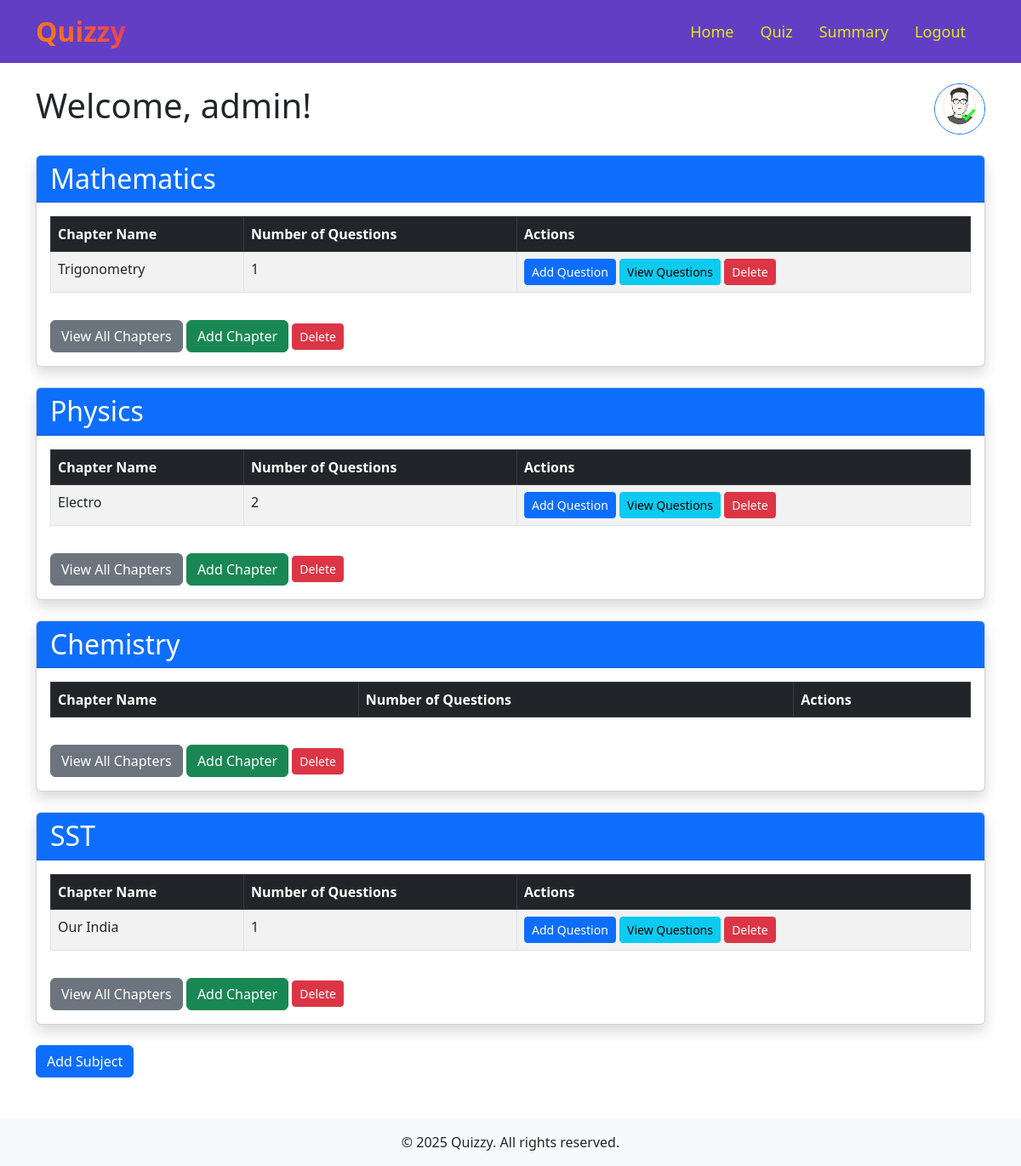
Page /admin/dashboard (signed in) on the committed database.
### models.py (models this page shows)
class Subject(db.Model):
    id = db.Column(db.Integer, primary_key=True)
    sub_name = db.Column(db.String(100), nullable=False, unique=True)
    chapters = db.relationship('Chapter', backref='subject', lazy=True, cascade="all, delete-orphan")

class Chapter(db.Model):
    id = db.Column(db.Integer, primary_key=True)
    name = db.Column(db.String(100), nullable=False)
    subject_id = db.Column(db.Integer, db.ForeignKey('subject.id'), nullable=False)
    questions = db.relationship('Question', backref='chapter', lazy=True, cascade="all, delete-orphan")

### routes.py (the view)
@app.route('/admin/dashboard')
@admin_required
def admin_dashboard():
    user_name = session.get('user_name', 'User')
    subjects = Subject.query.all()
    return render_template('admin_side/admin_dashboard.html', user_name=user_name, subjects=subjects)

### routes.py (called while the page is built)
def admin_required(func):
    @wraps(func)
    def inner(*args, **kwargs):
        if 'user_id' not in session:
            flash('Please login to continue', 'danger')
            return redirect(url_for('login'))
        user = User.query.get(session['user_id'])
        if not user:
            flash('User not found, please login again', 'danger')
            return redirect(url_for('login'))
        if not user.is_admin:  # Block normal user access
            flash('You are not authorized to access this page', 'danger')
            return redirect(url_for('home'))  # Redirect user to home
        return func(*args, **kwargs)
    return inner

### templates/admin_side/admin_dashboard.html (shortened to what this page needs)
<!DOCTYPE html>
<html lang="en">
<head>
    {% block head %}
    <link rel="stylesheet" href="{{ url_for('static', filename='css/flash.css') }}">
    <link rel="stylesheet" href="https://cdn.jsdelivr.net/npm/bootstrap@5.3.3/dist/css/bootstrap.min.css">
    {% endblock %}
</head>
<body>
    {% include 'admin_side/nav1.html' %}
{% block content %}
<div class="container mt-4">
    <div class="d-flex justify-content-between align-items-center">
        <h1>Welcome, {{ user_name }}!</h1>
        <div>
            <img src="{{ url_for('static', filename='images/profile.jpg') }}"
                 alt="Profile Picture"
                 class="rounded-circle border border-primary"
                 width="60" height="60">
        </div>
    </div>
    {% for subject in subjects %}
    <div class="card my-4 shadow">
        <div class="card-header bg-primary text-white">
            <h2 class="mb-0">{{ subject.sub_name }}</h2>
        </div>
        <div class="card-body">
            <div class="table-responsive">
                <table class="table table-bordered table-striped">
                    <thead class="table-dark">
                        <tr>
                            <th>Chapter Name</th>
                            <th>Number of Questions</th>
                            <th>Actions</th>
                        </tr>
                    </thead>
                    <tbody>
                        {% for chapter in subject.chapters %}
                        <tr>
                            <td>{{ chapter.name }}</td>
                            <td>{{ chapter.questions|length }}</td>
                            <td>
                                <a href="{{ url_for('add_question', chapter_id=chapter.id) }}" class="btn btn-sm btn-primary">Add Question</a>
                                <a href="{{ url_for('view_questions', chapter_id=chapter.id) }}" class="btn btn-sm btn-info">View Questions</a>
                                <a href="{{ url_for('delete_chapter', chapter_id=chapter.id) }}" class="btn btn-sm btn-danger" onclick="return confirm('Are you sure?');">Delete</a>
                            </td>
                        </tr>
                        {% endfor %}
                    </tbody>
                </table>
            </div>
            <div class="mt-3">
                <button class="btn btn-secondary" onclick="location.href='{{ url_for('view_chapters', subject_id=subject.id) }}'">View All Chapters</button>
                <button class="btn btn-success" onclick="location.href='{{ url_for('add_chapter', subject_id=subject.id) }}'">Add Chapter</button>
                <form action="{{ url_for('delete_subject', subject_id=subject.id) }}" method="POST" class="d-inline">
                    <button type="submit" class="btn btn-sm btn-danger" onclick="return confirm('Are you sure you want to delete this subject?');">Delete</button>
                </form>
            </div>
        </div>
    </div>
    {% endfor %}
    <a href="{{ url_for('add_subject_page') }}" class="btn btn-primary">Add Subject</a>
</div>
{% endblock %}
</body>
<footer class="text-center py-3 mt-5 bg-light">
    <p class="mb-0">&copy; 2025 Quizzy. All rights reserved.</p>
</footer>
</html>

### templates/admin_side/nav1.html (style rules this page uses)
body { overflow-x: hidden; }

### rows in the picture
Subject: sub_name "Mathematics"
Chapter: name "Trigonometry", questions|length "1"
Subject: sub_name "Physics"
Chapter: name "Electro", questions|length "2"
Subject: sub_name "Chemistry"
Subject: sub_name "SST"
Chapter: name "Our India", questions|length "1"

### other values in the picture
{{ user_name }} "admin"
